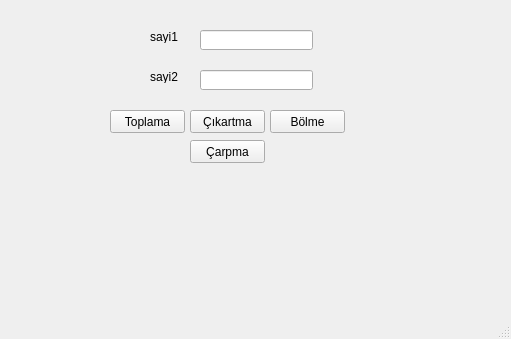
<?xml version="1.0" encoding="UTF-8"?>
<ui version="4.0">
 <class>MainWindow</class>
 <widget class="QMainWindow" name="MainWindow">
  <property name="geometry">
   <rect>
    <x>0</x>
    <y>0</y>
    <width>511</width>
    <height>339</height>
   </rect>
  </property>
  <property name="windowTitle">
   <string>MainWindow</string>
  </property>
  <widget class="QWidget" name="centralwidget">
   <widget class="QLabel" name="lbl_sayi1">
    <property name="geometry">
     <rect>
      <x>150</x>
      <y>30</y>
      <width>47</width>
      <height>13</height>
     </rect>
    </property>
    <property name="text">
     <string>sayi1</string>
    </property>
   </widget>
   <widget class="QLabel" name="lbl_sayi2">
    <property name="geometry">
     <rect>
      <x>150</x>
      <y>70</y>
      <width>47</width>
      <height>13</height>
     </rect>
    </property>
    <property name="text">
     <string>sayi2</string>
    </property>
   </widget>
   <widget class="QLineEdit" name="txt_sayi1">
    <property name="geometry">
     <rect>
      <x>200</x>
      <y>70</y>
      <width>113</width>
      <height>20</height>
     </rect>
    </property>
   </widget>
   <widget class="QLineEdit" name="txt_sayi2">
    <property name="geometry">
     <rect>
      <x>200</x>
      <y>30</y>
      <width>113</width>
      <height>20</height>
     </rect>
    </property>
   </widget>
   <widget class="QPushButton" name="pushButton">
    <property name="geometry">
     <rect>
      <x>110</x>
      <y>110</y>
      <width>75</width>
      <height>23</height>
     </rect>
    </property>
    <property name="text">
     <string>Toplama</string>
    </property>
   </widget>
   <widget class="QPushButton" name="pushButton_2">
    <property name="geometry">
     <rect>
      <x>190</x>
      <y>110</y>
      <width>75</width>
      <height>23</height>
     </rect>
    </property>
    <property name="text">
     <string>Çıkartma</string>
    </property>
   </widget>
   <widget class="QPushButton" name="pushButton_3">
    <property name="geometry">
     <rect>
      <x>270</x>
      <y>110</y>
      <width>75</width>
      <height>23</height>
     </rect>
    </property>
    <property name="text">
     <string>Bölme</string>
    </property>
   </widget>
   <widget class="QPushButton" name="pushButton_4">
    <property name="geometry">
     <rect>
      <x>190</x>
      <y>140</y>
      <width>75</width>
      <height>23</height>
     </rect>
    </property>
    <property name="text">
     <string>Çarpma</string>
    </property>
   </widget>
   <widget class="QLabel" name="lbl_sonuc">
    <property name="geometry">
     <rect>
      <x>200</x>
      <y>190</y>
      <width>47</width>
      <height>13</height>
     </rect>
    </property>
    <property name="text">
     <string/>
    </property>
   </widget>
  </widget>
  <widget class="QMenuBar" name="menubar">
   <property name="geometry">
    <rect>
     <x>0</x>
     <y>0</y>
     <width>511</width>
     <height>21</height>
    </rect>
   </property>
  </widget>
  <widget class="QStatusBar" name="statusbar"/>
 </widget>
 <resources/>
 <connections/>
</ui>
